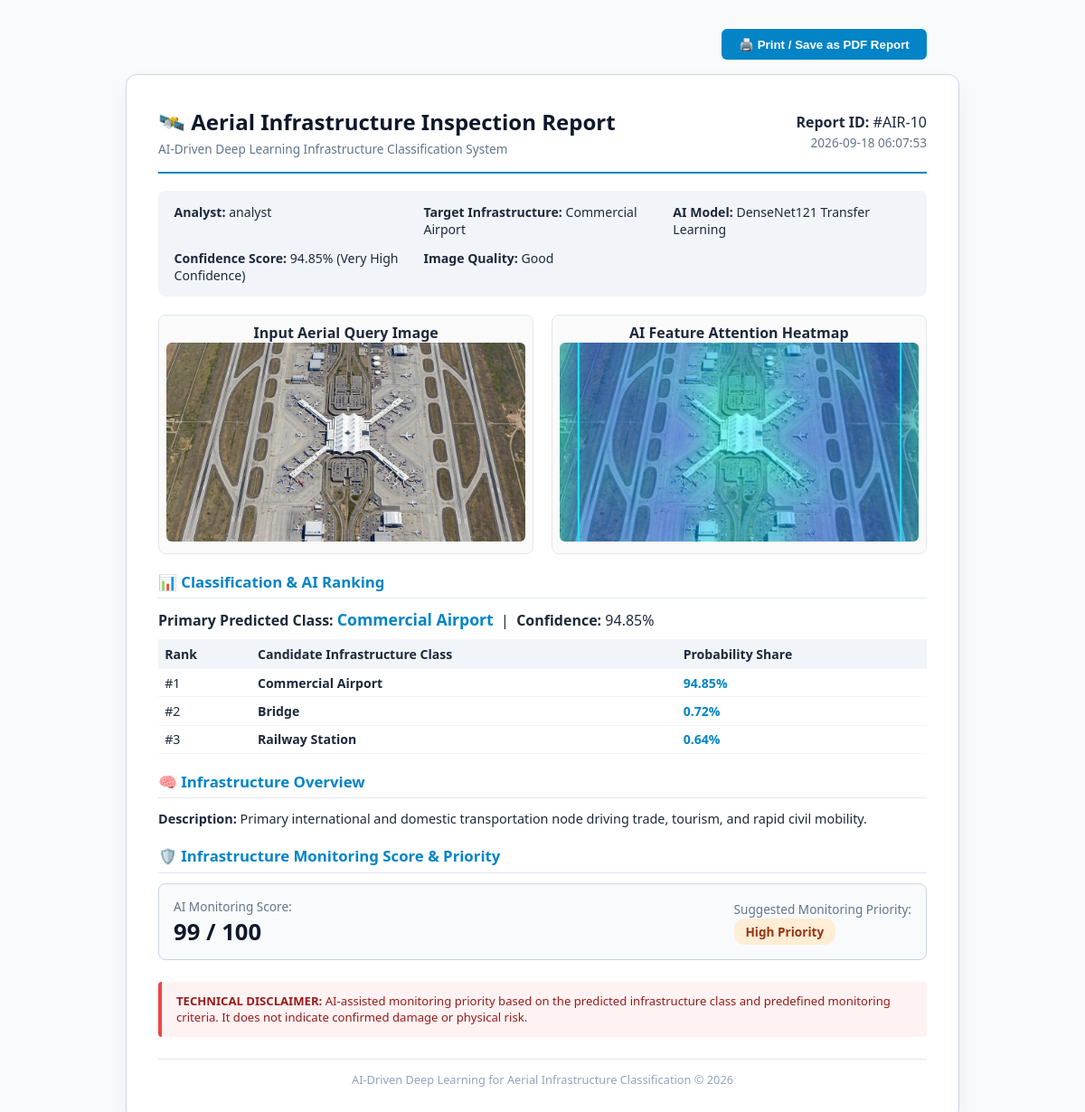
/report/10 (signed in), run on the app's committed database.
### tables this page shows
CREATE TABLE predictions (
            id INTEGER PRIMARY KEY AUTOINCREMENT,
            username TEXT NOT NULL,
            filename TEXT NOT NULL,
            filepath TEXT NOT NULL,
            predicted_class TEXT NOT NULL,
            confidence REAL NOT NULL,
            confidence_label TEXT NOT NULL,
            top_predictions_json TEXT NOT NULL,
            image_quality TEXT NOT NULL,
            quality_details_json TEXT NOT NULL,
            risk_score INTEGER NOT NULL,
            priority TEXT NOT NULL,
            visual_indicators_json TEXT NOT NULL,
            importance TEXT NOT NULL,
            risks_json TEXT NOT NULL,
            recommended_action TEXT NOT NULL,
            location TEXT DEFAULT 'Location not provided',
            latitude TEXT DEFAULT '',
            longitude TEXT DEFAULT '',
            heatmap_path TEXT NOT NULL,
            timestamp TIMESTAMP DEFAULT CURRENT_TIMESTAMP
        );

### app.py (the view)
@app.route('/report/<int:pred_id>')
def generate_report(pred_id):
    if not session.get('user'):
        return redirect(url_for('login'))
    record = get_prediction_record_by_id(pred_id)
    if not record:
        return "Inspection Record Not Found", 404
    return render_template('report.html', record=record)

### database.py (called while the page is built)
def get_db_connection():
    conn = sqlite3.connect(DB_PATH)
    conn.row_factory = sqlite3.Row
    return conn

def get_prediction_record_by_id(pred_id):
    conn = get_db_connection()
    cursor = conn.cursor()
    cursor.execute('SELECT * FROM predictions WHERE id = ?', (pred_id,))
    row = cursor.fetchone()
    conn.close()
    if not row:
        return None
    item = dict(row)
    item['top_predictions'] = json.loads(item['top_predictions_json']) if item.get('top_predictions_json') else []
    item['quality_details'] = json.loads(item['quality_details_json']) if item.get('quality_details_json') else {}
    item['visual_indicators'] = json.loads(item['visual_indicators_json']) if item.get('visual_indicators_json') else []
    item['risks'] = json.loads(item['risks_json']) if item.get('risks_json') else []
    return item

### templates/report.html (shortened to what this page needs)
<!DOCTYPE html>
<html lang="en">
<head>
</head>
<body>
  <div class="no-print" style="max-width: 850px; margin: 0 auto 1rem; text-align: right;">
    <button onclick="window.print()" style="background: #0284c7; color: #fff; border: none; padding: 0.6rem 1.2rem; border-radius: 6px; font-weight: 700; cursor: pointer;">
      🖨️ Print / Save as PDF Report
    </button>
  </div>
  <div class="report-card">
    <div class="report-header">
      <div>
        <div class="report-title">🛰️ Aerial Infrastructure Inspection Report</div>
        <div class="report-subtitle">AI-Driven Deep Learning Infrastructure Classification System</div>
      </div>
      <div style="text-align: right;">
        <strong>Report ID:</strong> #AIR-{{ record.id }}<br>
        <span style="font-size: 0.85rem; color: #64748b;">{{ record.timestamp }}</span>
      </div>
    </div>
    <div class="meta-grid">
      <div><strong>Analyst:</strong> {{ record.username }}</div>
      <div><strong>Target Infrastructure:</strong> {{ record.predicted_class }}</div>
      <div><strong>AI Model:</strong> DenseNet121 Transfer Learning</div>
      <div><strong>Confidence Score:</strong> {{ record.confidence }}% ({{ record.confidence_label }})</div>
      <div><strong>Image Quality:</strong> {{ record.image_quality }}</div>
    </div>
    <div class="image-comparison">
      <div class="img-box">
        <strong>Input Aerial Query Image</strong>
        <img src="{{ record.filepath }}" alt="Input Aerial Image">
      </div>
      <div class="img-box">
        <strong>AI Feature Attention Heatmap</strong>
        <img src="{{ record.heatmap_path }}" alt="AI Attention Heatmap">
      </div>
    </div>
    <div class="section-title">📊 Classification & AI Ranking</div>
    <p style="margin-top: 0.4rem; margin-bottom: 0.6rem;">
      <strong>Primary Predicted Class:</strong> <span style="font-size: 1.1rem; font-weight: 800; color: #0284c7;">{{ record.predicted_class }}</span>
      &nbsp;|&nbsp; <strong>Confidence:</strong> {{ record.confidence }}%
    </p>
    <table style="width: 100%; border-collapse: collapse; font-size: 0.88rem; margin-top: 0.4rem;">
      <thead>
        <tr style="background: #f1f5f9; text-align: left;">
          <th style="padding: 0.45rem;">Rank</th>
          <th style="padding: 0.45rem;">Candidate Infrastructure Class</th>
          <th style="padding: 0.45rem;">Probability Share</th>
        </tr>
      </thead>
      <tbody>
        {% for top in record.top_predictions %}
        <tr style="border-bottom: 1px solid #f1f5f9;">
          <td style="padding: 0.35rem 0.45rem;">#{{ loop.index }}</td>
          <td style="padding: 0.35rem 0.45rem;"><strong>{{ top.class }}</strong></td>
          <td style="padding: 0.35rem 0.45rem; color: #0284c7;"><strong>{{ top.confidence }}%</strong></td>
        </tr>
        {% endfor %}
      </tbody>
    </table>
    <div class="section-title">🧠 Infrastructure Overview</div>
    <div style="font-size: 0.9rem; line-height: 1.5;">
      <p style="margin: 0.3rem 0;"><strong>Description:</strong> {{ record.importance }}</p>
    </div>
    <div class="section-title">🛡️ Infrastructure Monitoring Score & Priority</div>
    <div style="display: flex; align-items: center; justify-content: space-between; background: #f8fafc; border: 1px solid #cbd5e1; padding: 0.8rem 1rem; border-radius: 8px;">
      <div>
        <span style="font-size: 0.85rem; color: #64748b;">AI Monitoring Score:</span><br>
        <span style="font-size: 1.6rem; font-weight: 800; color: #0f172a;">{{ record.risk_score }} / 100</span>
      </div>
      <div>
        <span style="font-size: 0.85rem; color: #64748b;">Suggested Monitoring Priority:</span><br>
        <span class="badge badge-{{ record.priority.lower() }}">{{ record.priority }} Priority</span>
      </div>
    </div>
    <div class="disclaimer-box">
      <strong>TECHNICAL DISCLAIMER:</strong> AI-assisted monitoring priority based on the predicted infrastructure class and predefined monitoring criteria. It does not indicate confirmed damage or physical risk.
    </div>
    <div style="margin-top: 1.5rem; border-top: 1px solid #e2e8f0; padding-top: 0.8rem; text-align: center; font-size: 0.8rem; color: #94a3b8;">
      AI-Driven Deep Learning for Aerial Infrastructure Classification &copy; 2026
    </div>
  </div>
</body>
</html>

### templates/report.html (style rules this page uses)
body { font-family: 'Segoe UI', Tahoma, Geneva, Verdana, sans-serif; background: #f8fafc; color: #1e293b; margin: 0; padding: 2rem; }
.report-card { max-width: 850px; margin: 0 auto; background: #ffffff; border: 1px solid #cbd5e1; border-radius: 12px; padding: 2.2rem; box-shadow: 0 10px 25px rgba(0,0,0,0.05); }
.report-header { display: flex; justify-content: space-between; align-items: center; border-bottom: 2px solid #0284c7; padding-bottom: 1rem; margin-bottom: 1.2rem; }
.report-title { font-size: 1.5rem; font-weight: 800; color: #0f172a; }
.report-subtitle { font-size: 0.85rem; color: #64748b; margin-top: 0.2rem; }
.meta-grid { display: grid; grid-template-columns: repeat(3, 1fr); gap: 0.8rem; background: #f1f5f9; padding: 0.9rem 1.1rem; border-radius: 8px; margin-bottom: 1.2rem; font-size: 0.88rem; }
.image-comparison { display: grid; grid-template-columns: 1fr 1fr; gap: 1.2rem; margin-bottom: 1.2rem; }
.img-box { border: 1px solid #e2e8f0; border-radius: 8px; padding: 0.5rem; text-align: center; background: #fafafa; }
.img-box img { width: 100%; height: 220px; object-fit: cover; border-radius: 6px; }
.section-title { font-size: 1.05rem; font-weight: 700; color: #0284c7; border-bottom: 1px solid #e2e8f0; padding-bottom: 0.4rem; margin-top: 1.2rem; margin-bottom: 0.7rem; }
.badge { display: inline-block; padding: 0.3rem 0.8rem; border-radius: 12px; font-weight: 700; font-size: 0.85rem; }
.badge-high { background: #ffedd5; color: #9a3412; }
.disclaimer-box { background: #fef2f2; border-left: 4px solid #ef4444; padding: 0.8rem 1rem; font-size: 0.82rem; color: #991b1b; margin-top: 1.5rem; border-radius: 4px; }

### data on the page
predictions: id "10", timestamp "2026-09-18 06:07:53", username "analyst", predicted_class "Commercial Airport", confidence "94.85", confidence_label "Very High Confidence", image_quality "Good", filepath (picture), heatmap_path (picture), class "Commercial Airport", importance "Primary international and domestic transportation node driving trade, tourism, and rapid civil mobility.", risk_score "99", priority "High"

### other printed values
{{ top.class }} "Bridge" "Railway Station"
{{ top.confidence }} "0.72" "0.64"
